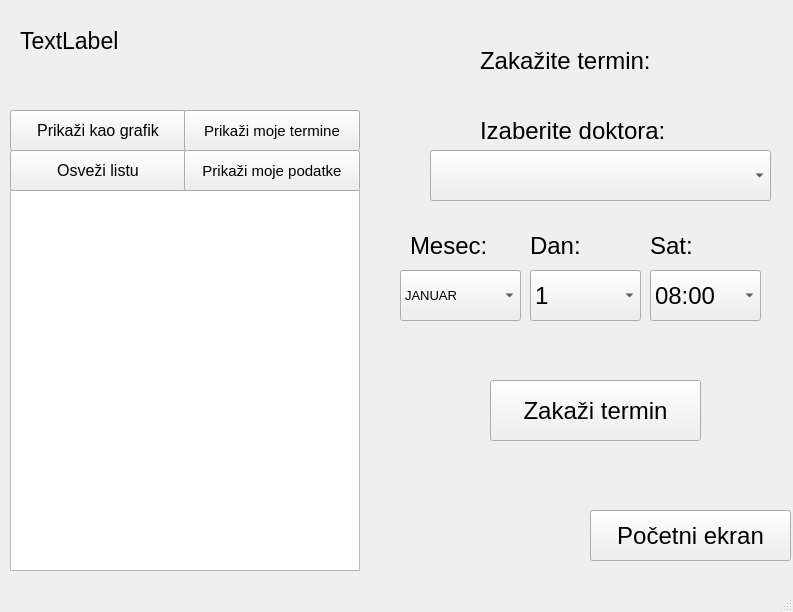
<?xml version="1.0" encoding="UTF-8"?>
<ui version="4.0">
 <class>DoktorWindow</class>
 <widget class="QMainWindow" name="DoktorWindow">
  <property name="geometry">
   <rect>
    <x>0</x>
    <y>0</y>
    <width>793</width>
    <height>612</height>
   </rect>
  </property>
  <property name="windowTitle">
   <string>Ambulanta</string>
  </property>
  <widget class="QWidget" name="centralwidget">
   <widget class="QComboBox" name="pacijentCombo">
    <property name="geometry">
     <rect>
      <x>430</x>
      <y>150</y>
      <width>341</width>
      <height>51</height>
     </rect>
    </property>
    <property name="font">
     <font>
      <pointsize>18</pointsize>
     </font>
    </property>
    <property name="currentText">
     <string extracomment="Pacijent"/>
    </property>
   </widget>
   <widget class="QLabel" name="pacijentIzaberi">
    <property name="geometry">
     <rect>
      <x>480</x>
      <y>110</y>
      <width>231</width>
      <height>41</height>
     </rect>
    </property>
    <property name="font">
     <font>
      <pointsize>18</pointsize>
     </font>
    </property>
    <property name="text">
     <string>Izaberite doktora:</string>
    </property>
   </widget>
   <widget class="QLabel" name="pacijentZakazi_2">
    <property name="geometry">
     <rect>
      <x>480</x>
      <y>40</y>
      <width>231</width>
      <height>41</height>
     </rect>
    </property>
    <property name="font">
     <font>
      <pointsize>18</pointsize>
     </font>
    </property>
    <property name="text">
     <string>Zakažite termin:</string>
    </property>
   </widget>
   <widget class="QPushButton" name="pacijentZakazi">
    <property name="geometry">
     <rect>
      <x>490</x>
      <y>380</y>
      <width>211</width>
      <height>61</height>
     </rect>
    </property>
    <property name="font">
     <font>
      <pointsize>18</pointsize>
     </font>
    </property>
    <property name="text">
     <string>Zakaži termin</string>
    </property>
   </widget>
   <widget class="QPushButton" name="pacijentPrikazi">
    <property name="geometry">
     <rect>
      <x>10</x>
      <y>110</y>
      <width>176</width>
      <height>41</height>
     </rect>
    </property>
    <property name="font">
     <font>
      <pointsize>12</pointsize>
     </font>
    </property>
    <property name="text">
     <string>Prikaži kao grafik</string>
    </property>
   </widget>
   <widget class="QPushButton" name="pacijent_pocetni">
    <property name="geometry">
     <rect>
      <x>590</x>
      <y>510</y>
      <width>201</width>
      <height>51</height>
     </rect>
    </property>
    <property name="font">
     <font>
      <pointsize>18</pointsize>
     </font>
    </property>
    <property name="text">
     <string>Početni ekran</string>
    </property>
   </widget>
   <widget class="QLabel" name="imePacijenta">
    <property name="geometry">
     <rect>
      <x>20</x>
      <y>10</y>
      <width>311</width>
      <height>61</height>
     </rect>
    </property>
    <property name="font">
     <font>
      <pointsize>17</pointsize>
     </font>
    </property>
    <property name="text">
     <string>TextLabel</string>
    </property>
   </widget>
   <widget class="QComboBox" name="zakazivanje_mesec">
    <property name="geometry">
     <rect>
      <x>400</x>
      <y>270</y>
      <width>121</width>
      <height>51</height>
     </rect>
    </property>
    <property name="font">
     <font>
      <pointsize>10</pointsize>
     </font>
    </property>
    <property name="currentText">
     <string>JANUAR</string>
    </property>
    <item>
     <property name="text">
      <string>JANUAR</string>
     </property>
    </item>
    <item>
     <property name="text">
      <string>FEBRUAR</string>
     </property>
    </item>
    <item>
     <property name="text">
      <string>MART</string>
     </property>
    </item>
    <item>
     <property name="text">
      <string>APRIL</string>
     </property>
    </item>
    <item>
     <property name="text">
      <string>MAJ</string>
     </property>
    </item>
    <item>
     <property name="text">
      <string>JUN</string>
     </property>
    </item>
    <item>
     <property name="text">
      <string>JUL</string>
     </property>
    </item>
    <item>
     <property name="text">
      <string>AVGUST</string>
     </property>
    </item>
    <item>
     <property name="text">
      <string>SEPTEMBAR</string>
     </property>
    </item>
    <item>
     <property name="text">
      <string>OKTOBAR</string>
     </property>
    </item>
    <item>
     <property name="text">
      <string>NOVEMBAR</string>
     </property>
    </item>
    <item>
     <property name="text">
      <string>DECEMBAR</string>
     </property>
    </item>
   </widget>
   <widget class="QComboBox" name="zakazivanje_dan">
    <property name="geometry">
     <rect>
      <x>530</x>
      <y>270</y>
      <width>111</width>
      <height>51</height>
     </rect>
    </property>
    <property name="font">
     <font>
      <pointsize>18</pointsize>
     </font>
    </property>
    <property name="currentText">
     <string>1</string>
    </property>
    <item>
     <property name="text">
      <string>1</string>
     </property>
    </item>
    <item>
     <property name="text">
      <string>2</string>
     </property>
    </item>
    <item>
     <property name="text">
      <string>3</string>
     </property>
    </item>
    <item>
     <property name="text">
      <string>4</string>
     </property>
    </item>
    <item>
     <property name="text">
      <string>5</string>
     </property>
    </item>
    <item>
     <property name="text">
      <string>6</string>
     </property>
    </item>
    <item>
     <property name="text">
      <string>7</string>
     </property>
    </item>
    <item>
     <property name="text">
      <string>8</string>
     </property>
    </item>
    <item>
     <property name="text">
      <string>9</string>
     </property>
    </item>
    <item>
     <property name="text">
      <string>10</string>
     </property>
    </item>
    <item>
     <property name="text">
      <string>11</string>
     </property>
    </item>
    <item>
     <property name="text">
      <string>12</string>
     </property>
    </item>
    <item>
     <property name="text">
      <string>13</string>
     </property>
    </item>
    <item>
     <property name="text">
      <string>14</string>
     </property>
    </item>
    <item>
     <property name="text">
      <string>15</string>
     </property>
    </item>
    <item>
     <property name="text">
      <string>16</string>
     </property>
    </item>
    <item>
     <property name="text">
      <string>17</string>
     </property>
    </item>
    <item>
     <property name="text">
      <string>18</string>
     </property>
    </item>
    <item>
     <property name="text">
      <string>19</string>
     </property>
    </item>
    <item>
     <property name="text">
      <string>20</string>
     </property>
    </item>
    <item>
     <property name="text">
      <string>21</string>
     </property>
    </item>
    <item>
     <property name="text">
      <string>22</string>
     </property>
    </item>
    <item>
     <property name="text">
      <string>23</string>
     </property>
    </item>
    <item>
     <property name="text">
      <string>24</string>
     </property>
    </item>
    <item>
     <property name="text">
      <string>25</string>
     </property>
    </item>
    <item>
     <property name="text">
      <string>26</string>
     </property>
    </item>
    <item>
     <property name="text">
      <string>27</string>
     </property>
    </item>
    <item>
     <property name="text">
      <string>28</string>
     </property>
    </item>
    <item>
     <property name="text">
      <string>29</string>
     </property>
    </item>
    <item>
     <property name="text">
      <string>30</string>
     </property>
    </item>
    <item>
     <property name="text">
      <string>31</string>
     </property>
    </item>
   </widget>
   <widget class="QComboBox" name="zakazivanje_sat">
    <property name="geometry">
     <rect>
      <x>650</x>
      <y>270</y>
      <width>111</width>
      <height>51</height>
     </rect>
    </property>
    <property name="font">
     <font>
      <pointsize>18</pointsize>
     </font>
    </property>
    <property name="currentText">
     <string>08:00</string>
    </property>
    <item>
     <property name="text">
      <string>08:00</string>
     </property>
    </item>
    <item>
     <property name="text">
      <string>09:00</string>
     </property>
    </item>
    <item>
     <property name="text">
      <string>10:00</string>
     </property>
    </item>
    <item>
     <property name="text">
      <string>11:00</string>
     </property>
    </item>
    <item>
     <property name="text">
      <string>12:00</string>
     </property>
    </item>
    <item>
     <property name="text">
      <string>13:00</string>
     </property>
    </item>
    <item>
     <property name="text">
      <string>14:00</string>
     </property>
    </item>
    <item>
     <property name="text">
      <string>15:00</string>
     </property>
    </item>
    <item>
     <property name="text">
      <string>16:00</string>
     </property>
    </item>
    <item>
     <property name="text">
      <string>17:00</string>
     </property>
    </item>
    <item>
     <property name="text">
      <string>18:00</string>
     </property>
    </item>
    <item>
     <property name="text">
      <string>19:00</string>
     </property>
    </item>
    <item>
     <property name="text">
      <string>20:00</string>
     </property>
    </item>
   </widget>
   <widget class="QLabel" name="label">
    <property name="geometry">
     <rect>
      <x>410</x>
      <y>230</y>
      <width>111</width>
      <height>31</height>
     </rect>
    </property>
    <property name="font">
     <font>
      <pointsize>18</pointsize>
     </font>
    </property>
    <property name="text">
     <string>Mesec:</string>
    </property>
   </widget>
   <widget class="QLabel" name="label_2">
    <property name="geometry">
     <rect>
      <x>530</x>
      <y>230</y>
      <width>111</width>
      <height>31</height>
     </rect>
    </property>
    <property name="font">
     <font>
      <pointsize>18</pointsize>
     </font>
    </property>
    <property name="text">
     <string>Dan:</string>
    </property>
   </widget>
   <widget class="QLabel" name="label_3">
    <property name="geometry">
     <rect>
      <x>650</x>
      <y>230</y>
      <width>111</width>
      <height>31</height>
     </rect>
    </property>
    <property name="font">
     <font>
      <pointsize>18</pointsize>
     </font>
    </property>
    <property name="text">
     <string>Sat:</string>
    </property>
   </widget>
   <widget class="QLabel" name="pacijent_greska">
    <property name="geometry">
     <rect>
      <x>400</x>
      <y>330</y>
      <width>181</width>
      <height>31</height>
     </rect>
    </property>
    <property name="font">
     <font>
      <pointsize>12</pointsize>
     </font>
    </property>
    <property name="text">
     <string/>
    </property>
   </widget>
   <widget class="QTextEdit" name="brojPacijenata">
    <property name="geometry">
     <rect>
      <x>10</x>
      <y>190</y>
      <width>350</width>
      <height>381</height>
     </rect>
    </property>
    <property name="font">
     <font>
      <pointsize>12</pointsize>
     </font>
    </property>
   </widget>
   <widget class="QPushButton" name="prikazOsvezi">
    <property name="geometry">
     <rect>
      <x>10</x>
      <y>150</y>
      <width>176</width>
      <height>41</height>
     </rect>
    </property>
    <property name="font">
     <font>
      <pointsize>12</pointsize>
     </font>
    </property>
    <property name="text">
     <string>Osveži listu</string>
    </property>
   </widget>
   <widget class="QPushButton" name="pacijentPodaci">
    <property name="geometry">
     <rect>
      <x>184</x>
      <y>150</y>
      <width>176</width>
      <height>41</height>
     </rect>
    </property>
    <property name="font">
     <font>
      <pointsize>11</pointsize>
     </font>
    </property>
    <property name="text">
     <string>Prikaži moje podatke</string>
    </property>
   </widget>
   <widget class="QPushButton" name="pacijentTermini">
    <property name="geometry">
     <rect>
      <x>184</x>
      <y>110</y>
      <width>176</width>
      <height>41</height>
     </rect>
    </property>
    <property name="font">
     <font>
      <pointsize>11</pointsize>
     </font>
    </property>
    <property name="text">
     <string>Prikaži moje termine</string>
    </property>
   </widget>
  </widget>
  <widget class="QStatusBar" name="statusbar"/>
 </widget>
 <resources/>
 <connections/>
</ui>
